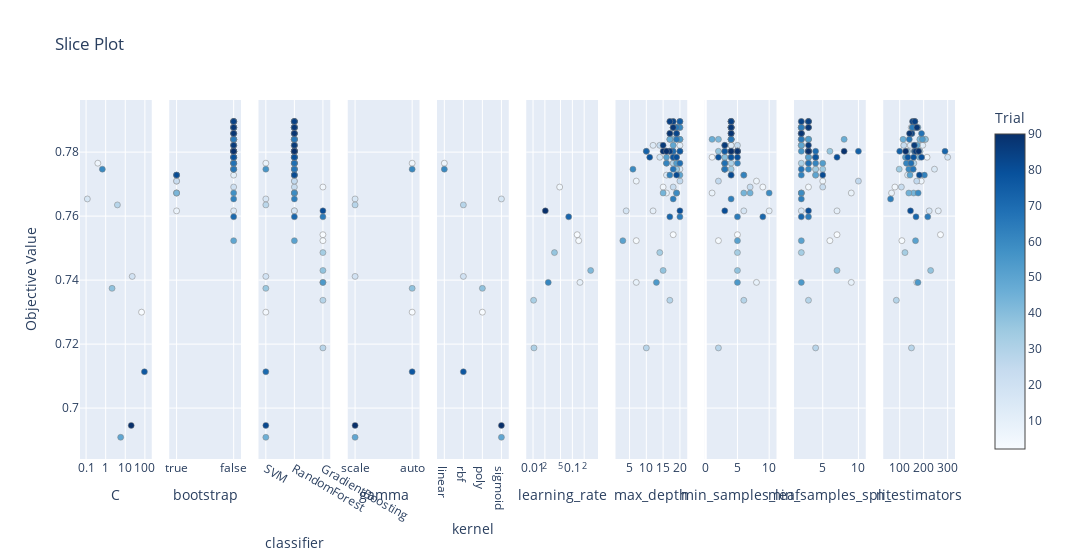

Notebook source saved alongside this figure:
### Code cell
# 3. Slice Plot
plot_slice(study).show()

### Figure 1 — Plotly figure (JSON) as saved in the notebook; plotly's stock layout.template omitted (floating-point values rounded to 4 significant figures)
{"data": [{"marker": {"color": [2, 6, 16, 19, 28, 38, 49, 60, 77, 90], "colorbar": {"title": {"text": "Trial"}, "x": 1, "xpad": 40}, "colorscale": [[0, "rgb(247,251,255)"], [0.125, "rgb(222,235,247)"], [0.25, "rgb(198,219,239)"], [0.375, "rgb(158,202,225)"], [0.5, "rgb(107,174,214)"], [0.625, "rgb(66,146,198)"], [0.75, "rgb(33,113,181)"], [0.875, "rgb(8,81,156)"], [1, "rgb(8,48,107)"]], "line": {"color": "Grey", "width": 0.5}, "showscale": true}, "mode": "markers", "name": "Feasible Trial", "showlegend": false, "type": "scatter", "x": [67.57, 0.3983, 0.1161, 22.61, 3.971, 2.117, 5.828, 0.6767, 94.58, 20.06], "xaxis": "x", "y": [0.73, 0.7765, 0.7654, 0.7412, 0.7635, 0.7374, 0.6909, 0.7747, 0.7114, 0.6946], "yaxis": "y"}, {"marker": {"color": [4, 5, 7, 9, 10, 11, 12, 13, 14, 15, 17, 18, 20, 21, 22, 23, 24, 25, 26, 27, 31, 32, 33, 34, 36, 37, 39, 41, 42, 43, 44, 45, 46, 47, 48, 50, 51, 52, 53, 54, 55, 56, 57, 58, 61, 62, 63, 64, 65, 66, 67, 68, 69, 71, 72, 73, 74, 75, 76, 78, 79, 80, 81, 82, 83, 84, 85, 86, 87, 89, 91, 92, 93, 94, 95, 96, 97, 98, 99], "colorbar": {"title": {"text": "Trial"}, "x": 1, "xpad": 40}, "colorscale": [[0, "rgb(247,251,255)"], [0.125, "rgb(222,235,247)"], [0.25, "rgb(198,219,239)"], [0.375, "rgb(158,202,225)"], [0.5, "rgb(107,174,214)"], [0.625, "rgb(66,146,198)"], [0.75, "rgb(33,113,181)"], [0.875, "rgb(8,81,156)"], [1, "rgb(8,48,107)"]], "line": {"color": "Grey", "width": 0.5}, "showscale": false}, "mode": "markers", "name": "Feasible Trial", "showlegend": false, "type": "scatter", "x": [false, true, true, true, false, false, false, false, false, false, false, false, false, false, false, false, false, false, true, false, false, false, false, false, false, false, false, false, false, false, false, false, false, true, true, false, false, false, false, true, false, false, false, false, false, false, false, false, false, false, false, true, false, false, false, false, false, false, false, false, false, false, false, false, false, false, false, false, false, true, false, false, false, false, false, false, false, false, false], "xaxis": "x2", "y": [0.7784, 0.7709, 0.7672, 0.7616, 0.784, 0.7821, 0.7877, 0.7821, 0.7728, 0.7747, 0.7616, 0.7784, 0.7803, 0.784, 0.7877, 0.7765, 0.7691, 0.7821, 0.7709, 0.7896, 0.7896, 0.7765, 0.7765, 0.7803, 0.7747, 0.7747, 0.7803, 0.784, 0.784, 0.7784, 0.7803, 0.784, 0.7877, 0.7672, 0.7672, 0.784, 0.7877, 0.7877, 0.7821, 0.7728, 0.7523, 0.7784, 0.7765, 0.784, 0.7877, 0.7803, 0.7858, 0.7672, 0.7747, 0.7877, 0.7765, 0.7728, 0.7654, 0.7877, 0.784, 0.7747, 0.7858, 0.7765, 0.7803, 0.7598, 0.7803, 0.7803, 0.7896, 0.7896, 0.7803, 0.7803, 0.7784, 0.7784, 0.7784, 0.7728, 0.7858, 0.7896, 0.7896, 0.7803, 0.7821, 0.7877, 0.7858, 0.7803, 0.7803], "yaxis": "y2"}, {"marker": {"color": [0, 1, 2, 3, 4, 5, 6, 7, 8, 9, 10, 11, 12, 13, 14, 15, 16, 17, 18, 19, 20, 21, 22, 23, 24, 25, 26, 27, 28, 29, 30, 31, 32, 33, 34, 35, 36, 37, 38, 39, 40, 41, 42, 43, 44, 45, 46, 47, 48, 49, 50, 51, 52, 53, 54, 55, 56, 57, 58, 59, 60, 61, 62, 63, 64, 65, 66, 67, 68, 69, 70, 71, 72, 73, 74, 75, 76, 77, 78, 79, 80, 81, 82, 83, 84, 85, 86, 87, 88, 89, 90, 91, 92, 93, 94, 95, 96, 97, 98, 99], "colorbar": {"title": {"text": "Trial"}, "x": 1, "xpad": 40}, "colorscale": [[0, "rgb(247,251,255)"], [0.125, "rgb(222,235,247)"], [0.25, "rgb(198,219,239)"], [0.375, "rgb(158,202,225)"], [0.5, "rgb(107,174,214)"], [0.625, "rgb(66,146,198)"], [0.75, "rgb(33,113,181)"], [0.875, "rgb(8,81,156)"], [1, "rgb(8,48,107)"]], "line": {"color": "Grey", "width": 0.5}, "showscale": false}, "mode": "markers", "name": "Feasible Trial", "showlegend": false, "type": "scatter", "x": ["GradientBoosting", "GradientBoosting", "SVM", "GradientBoosting", "RandomForest", "RandomForest", "SVM", "RandomForest", "GradientBoosting", "RandomForest", "RandomForest", "RandomForest", "RandomForest", "RandomForest", "RandomForest", "RandomForest", "SVM", "RandomForest", "RandomForest", "SVM", "RandomForest", "RandomForest", "RandomForest", "RandomForest", "RandomForest", "RandomForest", "RandomForest", "RandomForest", "SVM", "GradientBoosting", "GradientBoosting", "RandomForest", "RandomForest", "RandomForest", "RandomForest", "GradientBoosting", "RandomForest", "RandomForest", "SVM", "RandomForest", "GradientBoosting", "RandomForest", "RandomForest", "RandomForest", "RandomForest", "RandomForest", "RandomForest", "RandomForest", "RandomForest", "SVM", "RandomForest", "RandomForest", "RandomForest", "RandomForest", "RandomForest", "RandomForest", "RandomForest", "RandomForest", "RandomForest", "GradientBoosting", "SVM", "RandomForest", "RandomForest", "RandomForest", "RandomForest", "RandomForest", "RandomForest", "RandomForest", "RandomForest", "RandomForest", "GradientBoosting", "RandomForest", "RandomForest", "RandomForest", "RandomForest", "RandomForest", "RandomForest", "SVM", "RandomForest", "RandomForest", "RandomForest", "RandomForest", "RandomForest", "RandomForest", "RandomForest", "RandomForest", "RandomForest", "RandomForest", "GradientBoosting", "RandomForest", "SVM", "RandomForest", "RandomForest", "RandomForest", "RandomForest", "RandomForest", "RandomForest", "RandomForest", "RandomForest", "RandomForest"], "xaxis": "x3", "y": [0.7542, 0.7523, 0.73, 0.7691, 0.7784, 0.7709, 0.7765, 0.7672, 0.7393, 0.7616, 0.784, 0.7821, 0.7877, 0.7821, 0.7728, 0.7747, 0.7654, 0.7616, 0.7784, 0.7412, 0.7803, 0.784, 0.7877, 0.7765, 0.7691, 0.7821, 0.7709, 0.7896, 0.7635, 0.7188, 0.7337, 0.7896, 0.7765, 0.7765, 0.7803, 0.7486, 0.7747, 0.7747, 0.7374, 0.7803, 0.743, 0.784, 0.784, 0.7784, 0.7803, 0.784, 0.7877, 0.7672, 0.7672, 0.6909, 0.784, 0.7877, 0.7877, 0.7821, 0.7728, 0.7523, 0.7784, 0.7765, 0.784, 0.7393, 0.7747, 0.7877, 0.7803, 0.7858, 0.7672, 0.7747, 0.7877, 0.7765, 0.7728, 0.7654, 0.7598, 0.7877, 0.784, 0.7747, 0.7858, 0.7765, 0.7803, 0.7114, 0.7598, 0.7803, 0.7803, 0.7896, 0.7896, 0.7803, 0.7803, 0.7784, 0.7784, 0.7784, 0.7616, 0.7728, 0.6946, 0.7858, 0.7896, 0.7896, 0.7803, 0.7821, 0.7877, 0.7858, 0.7803, 0.7803], "yaxis": "y3"}, {"marker": {"color": [2, 6, 16, 19, 28, 38, 49, 60, 77, 90], "colorbar": {"title": {"text": "Trial"}, "x": 1, "xpad": 40}, "colorscale": [[0, "rgb(247,251,255)"], [0.125, "rgb(222,235,247)"], [0.25, "rgb(198,219,239)"], [0.375, "rgb(158,202,225)"], [0.5, "rgb(107,174,214)"], [0.625, "rgb(66,146,198)"], [0.75, "rgb(33,113,181)"], [0.875, "rgb(8,81,156)"], [1, "rgb(8,48,107)"]], "line": {"color": "Grey", "width": 0.5}, "showscale": false}, "mode": "markers", "name": "Feasible Trial", "showlegend": false, "type": "scatter", "x": ["auto", "auto", "scale", "scale", "scale", "auto", "scale", "auto", "auto", "scale"], "xaxis": "x4", "y": [0.73, 0.7765, 0.7654, 0.7412, 0.7635, 0.7374, 0.6909, 0.7747, 0.7114, 0.6946], "yaxis": "y4"}, {"marker": {"color": [2, 6, 16, 19, 28, 38, 49, 60, 77, 90], "colorbar": {"title": {"text": "Trial"}, "x": 1, "xpad": 40}, "colorscale": [[0, "rgb(247,251,255)"], [0.125, "rgb(222,235,247)"], [0.25, "rgb(198,219,239)"], [0.375, "rgb(158,202,225)"], [0.5, "rgb(107,174,214)"], [0.625, "rgb(66,146,198)"], [0.75, "rgb(33,113,181)"], [0.875, "rgb(8,81,156)"], [1, "rgb(8,48,107)"]], "line": {"color": "Grey", "width": 0.5}, "showscale": false}, "mode": "markers", "name": "Feasible Trial", "showlegend": false, "type": "scatter", "x": ["poly", "linear", "sigmoid", "rbf", "rbf", "poly", "sigmoid", "linear", "rbf", "sigmoid"], "xaxis": "x5", "y": [0.73, 0.7765, 0.7654, 0.7412, 0.7635, 0.7374, 0.6909, 0.7747, 0.7114, 0.6946], "yaxis": "y5"}, {"marker": {"color": [0, 1, 3, 8, 29, 30, 35, 40, 59, 70, 88], "colorbar": {"title": {"text": "Trial"}, "x": 1, "xpad": 40}, "colorscale": [[0, "rgb(247,251,255)"], [0.125, "rgb(222,235,247)"], [0.25, "rgb(198,219,239)"], [0.375, "rgb(158,202,225)"], [0.5, "rgb(107,174,214)"], [0.625, "rgb(66,146,198)"], [0.75, "rgb(33,113,181)"], [0.875, "rgb(8,81,156)"], [1, "rgb(8,48,107)"]], "line": {"color": "Grey", "width": 0.5}, "showscale": false}, "mode": "markers", "name": "Feasible Trial", "showlegend": false, "type": "scatter", "x": [0.1326, 0.1448, 0.04757, 0.1562, 0.01056, 0.01032, 0.03505, 0.2921, 0.02436, 0.08059, 0.02055], "xaxis": "x6", "y": [0.7542, 0.7523, 0.7691, 0.7393, 0.7188, 0.7337, 0.7486, 0.743, 0.7393, 0.7598, 0.7616], "yaxis": "y6"}, {"marker": {"color": [0, 1, 3, 4, 5, 7, 8, 9, 10, 11, 12, 13, 14, 15, 17, 18, 20, 21, 22, 23, 24, 25, 26, 27, 29, 30, 31, 32, 33, 34, 35, 36, 37, 39, 40, 41, 42, 43, 44, 45, 46, 47, 48, 50, 51, 52, 53, 54, 55, 56, 57, 58, 59, 61, 62, 63, 64, 65, 66, 67, 68, 69, 70, 71, 72, 73, 74, 75, 76, 78, 79, 80, 81, 82, 83, 84, 85, 86, 87, 88, 89, 91, 92, 93, 94, 95, 96, 97, 98, 99], "colorbar": {"title": {"text": "Trial"}, "x": 1, "xpad": 40}, "colorscale": [[0, "rgb(247,251,255)"], [0.125, "rgb(222,235,247)"], [0.25, "rgb(198,219,239)"], [0.375, "rgb(158,202,225)"], [0.5, "rgb(107,174,214)"], [0.625, "rgb(66,146,198)"], [0.75, "rgb(33,113,181)"], [0.875, "rgb(8,81,156)"], [1, "rgb(8,48,107)"]], "line": {"color": "Grey", "width": 0.5}, "showscale": false}, "mode": "markers", "name": "Feasible Trial", "showlegend": false, "type": "scatter", "x": [18, 7, 15, 19, 7, 16, 7, 12, 20, 20, 20, 12, 16, 20, 4, 14, 17, 20, 18, 18, 18, 14, 20, 17, 10, 17, 18, 18, 16, 17, 14, 19, 19, 10, 15, 19, 18, 18, 16, 17, 18, 15, 19, 17, 18, 19, 18, 20, 3, 16, 19, 20, 13, 19, 18, 17, 19, 6, 20, 16, 17, 18, 20, 19, 19, 18, 19, 20, 18, 17, 16, 10, 20, 20, 20, 20, 18, 11, 19, 20, 19, 19, 18, 17, 17, 15, 18, 17, 15, 16], "xaxis": "x7", "y": [0.7542, 0.7523, 0.7691, 0.7784, 0.7709, 0.7672, 0.7393, 0.7616, 0.784, 0.7821, 0.7877, 0.7821, 0.7728, 0.7747, 0.7616, 0.7784, 0.7803, 0.784, 0.7877, 0.7765, 0.7691, 0.7821, 0.7709, 0.7896, 0.7188, 0.7337, 0.7896, 0.7765, 0.7765, 0.7803, 0.7486, 0.7747, 0.7747, 0.7803, 0.743, 0.784, 0.784, 0.7784, 0.7803, 0.784, 0.7877, 0.7672, 0.7672, 0.784, 0.7877, 0.7877, 0.7821, 0.7728, 0.7523, 0.7784, 0.7765, 0.784, 0.7393, 0.7877, 0.7803, 0.7858, 0.7672, 0.7747, 0.7877, 0.7765, 0.7728, 0.7654, 0.7598, 0.7877, 0.784, 0.7747, 0.7858, 0.7765, 0.7803, 0.7598, 0.7803, 0.7803, 0.7896, 0.7896, 0.7803, 0.7803, 0.7784, 0.7784, 0.7784, 0.7616, 0.7728, 0.7858, 0.7896, 0.7896, 0.7803, 0.7821, 0.7877, 0.7858, 0.7803, 0.7803], "yaxis": "y7"}, {"marker": {"color": [0, 1, 3, 4, 5, 7, 8, 9, 10, 11, 12, 13, 14, 15, 17, 18, 20, 21, 22, 23, 24, 25, 26, 27, 29, 30, 31, 32, 33, 34, 35, 36, 37, 39, 40, 41, 42, 43, 44, 45, 46, 47, 48, 50, 51, 52, 53, 54, 55, 56, 57, 58, 59, 61, 62, 63, 64, 65, 66, 67, 68, 69, 70, 71, 72, 73, 74, 75, 76, 78, 79, 80, 81, 82, 83, 84, 85, 86, 87, 88, 89, 91, 92, 93, 94, 95, 96, 97, 98, 99], "colorbar": {"title": {"text": "Trial"}, "x": 1, "xpad": 40}, "colorscale": [[0, "rgb(247,251,255)"], [0.125, "rgb(222,235,247)"], [0.25, "rgb(198,219,239)"], [0.375, "rgb(158,202,225)"], [0.5, "rgb(107,174,214)"], [0.625, "rgb(66,146,198)"], [0.75, "rgb(33,113,181)"], [0.875, "rgb(8,81,156)"], [1, "rgb(8,48,107)"]], "line": {"color": "Grey", "width": 0.5}, "showscale": false}, "mode": "markers", "name": "Feasible Trial", "showlegend": false, "type": "scatter", "x": [5, 2, 9, 1, 8, 1, 8, 10, 4, 4, 4, 4, 6, 3, 6, 3, 5, 4, 4, 3, 7, 5, 2, 4, 2, 6, 4, 3, 4, 5, 5, 3, 4, 2, 5, 4, 4, 3, 5, 2, 4, 6, 7, 1, 4, 4, 3, 4, 5, 4, 3, 4, 5, 4, 3, 4, 10, 3, 4, 5, 6, 4, 5, 4, 4, 3, 4, 3, 5, 9, 4, 4, 4, 4, 3, 5, 4, 2, 5, 3, 4, 4, 4, 4, 5, 3, 4, 4, 5, 4], "xaxis": "x8", "y": [0.7542, 0.7523, 0.7691, 0.7784, 0.7709, 0.7672, 0.7393, 0.7616, 0.784, 0.7821, 0.7877, 0.7821, 0.7728, 0.7747, 0.7616, 0.7784, 0.7803, 0.784, 0.7877, 0.7765, 0.7691, 0.7821, 0.7709, 0.7896, 0.7188, 0.7337, 0.7896, 0.7765, 0.7765, 0.7803, 0.7486, 0.7747, 0.7747, 0.7803, 0.743, 0.784, 0.784, 0.7784, 0.7803, 0.784, 0.7877, 0.7672, 0.7672, 0.784, 0.7877, 0.7877, 0.7821, 0.7728, 0.7523, 0.7784, 0.7765, 0.784, 0.7393, 0.7877, 0.7803, 0.7858, 0.7672, 0.7747, 0.7877, 0.7765, 0.7728, 0.7654, 0.7598, 0.7877, 0.784, 0.7747, 0.7858, 0.7765, 0.7803, 0.7598, 0.7803, 0.7803, 0.7896, 0.7896, 0.7803, 0.7803, 0.7784, 0.7784, 0.7784, 0.7616, 0.7728, 0.7858, 0.7896, 0.7896, 0.7803, 0.7821, 0.7877, 0.7858, 0.7803, 0.7803], "yaxis": "y8"}, {"marker": {"color": [0, 1, 3, 4, 5, 7, 8, 9, 10, 11, 12, 13, 14, 15, 17, 18, 20, 21, 22, 23, 24, 25, 26, 27, 29, 30, 31, 32, 33, 34, 35, 36, 37, 39, 40, 41, 42, 43, 44, 45, 46, 47, 48, 50, 51, 52, 53, 54, 55, 56, 57, 58, 59, 61, 62, 63, 64, 65, 66, 67, 68, 69, 70, 71, 72, 73, 74, 75, 76, 78, 79, 80, 81, 82, 83, 84, 85, 86, 87, 88, 89, 91, 92, 93, 94, 95, 96, 97, 98, 99], "colorbar": {"title": {"text": "Trial"}, "x": 1, "xpad": 40}, "colorscale": [[0, "rgb(247,251,255)"], [0.125, "rgb(222,235,247)"], [0.25, "rgb(198,219,239)"], [0.375, "rgb(158,202,225)"], [0.5, "rgb(107,174,214)"], [0.625, "rgb(66,146,198)"], [0.75, "rgb(33,113,181)"], [0.875, "rgb(8,81,156)"], [1, "rgb(8,48,107)"]], "line": {"color": "Grey", "width": 0.5}, "showscale": false}, "mode": "markers", "name": "Feasible Trial", "showlegend": false, "type": "scatter", "x": [7, 6, 3, 3, 5, 9, 9, 7, 2, 2, 2, 2, 4, 4, 2, 4, 3, 2, 2, 3, 5, 2, 10, 3, 4, 3, 2, 3, 2, 3, 2, 4, 5, 6, 7, 2, 3, 3, 3, 3, 2, 2, 2, 8, 3, 2, 2, 4, 2, 3, 5, 3, 2, 2, 2, 2, 2, 3, 3, 4, 2, 2, 3, 2, 2, 2, 2, 3, 4, 2, 3, 10, 3, 3, 3, 3, 4, 4, 7, 3, 5, 2, 2, 3, 3, 3, 3, 2, 8, 3], "xaxis": "x9", "y": [0.7542, 0.7523, 0.7691, 0.7784, 0.7709, 0.7672, 0.7393, 0.7616, 0.784, 0.7821, 0.7877, 0.7821, 0.7728, 0.7747, 0.7616, 0.7784, 0.7803, 0.784, 0.7877, 0.7765, 0.7691, 0.7821, 0.7709, 0.7896, 0.7188, 0.7337, 0.7896, 0.7765, 0.7765, 0.7803, 0.7486, 0.7747, 0.7747, 0.7803, 0.743, 0.784, 0.784, 0.7784, 0.7803, 0.784, 0.7877, 0.7672, 0.7672, 0.784, 0.7877, 0.7877, 0.7821, 0.7728, 0.7523, 0.7784, 0.7765, 0.784, 0.7393, 0.7877, 0.7803, 0.7858, 0.7672, 0.7747, 0.7877, 0.7765, 0.7728, 0.7654, 0.7598, 0.7877, 0.784, 0.7747, 0.7858, 0.7765, 0.7803, 0.7598, 0.7803, 0.7803, 0.7896, 0.7896, 0.7803, 0.7803, 0.7784, 0.7784, 0.7784, 0.7616, 0.7728, 0.7858, 0.7896, 0.7896, 0.7803, 0.7821, 0.7877, 0.7858, 0.7803, 0.7803], "yaxis": "y9"}, {"marker": {"color": [0, 1, 3, 4, 5, 7, 8, 9, 10, 11, 12, 13, 14, 15, 17, 18, 20, 21, 22, 23, 24, 25, 26, 27, 29, 30, 31, 32, 33, 34, 35, 36, 37, 39, 40, 41, 42, 43, 44, 45, 46, 47, 48, 50, 51, 52, 53, 54, 55, 56, 57, 58, 59, 61, 62, 63, 64, 65, 66, 67, 68, 69, 70, 71, 72, 73, 74, 75, 76, 78, 79, 80, 81, 82, 83, 84, 85, 86, 87, 88, 89, 91, 92, 93, 94, 95, 96, 97, 98, 99], "colorbar": {"title": {"text": "Trial"}, "x": 1, "xpad": 40}, "colorscale": [[0, "rgb(247,251,255)"], [0.125, "rgb(222,235,247)"], [0.25, "rgb(198,219,239)"], [0.375, "rgb(158,202,225)"], [0.5, "rgb(107,174,214)"], [0.625, "rgb(66,146,198)"], [0.75, "rgb(33,113,181)"], [0.875, "rgb(8,81,156)"], [1, "rgb(8,48,107)"]], "line": {"color": "Grey", "width": 0.5}, "showscale": false}, "mode": "markers", "name": "Feasible Trial", "showlegend": false, "type": "scatter", "x": [270, 109, 80, 214, 190, 66, 171, 261, 207, 196, 148, 144, 133, 245, 223, 300, 168, 199, 155, 146, 107, 117, 171, 154, 149, 86, 163, 159, 131, 185, 122, 156, 98, 133, 229, 207, 186, 182, 167, 184, 159, 158, 138, 114, 176, 155, 173, 143, 166, 124, 146, 195, 176, 153, 161, 151, 177, 138, 164, 128, 203, 62, 217, 153, 140, 156, 191, 147, 178, 168, 289, 100, 162, 162, 172, 163, 134, 158, 191, 145, 182, 150, 154, 163, 167, 161, 172, 141, 179, 125], "xaxis": "x10", "y": [0.7542, 0.7523, 0.7691, 0.7784, 0.7709, 0.7672, 0.7393, 0.7616, 0.784, 0.7821, 0.7877, 0.7821, 0.7728, 0.7747, 0.7616, 0.7784, 0.7803, 0.784, 0.7877, 0.7765, 0.7691, 0.7821, 0.7709, 0.7896, 0.7188, 0.7337, 0.7896, 0.7765, 0.7765, 0.7803, 0.7486, 0.7747, 0.7747, 0.7803, 0.743, 0.784, 0.784, 0.7784, 0.7803, 0.784, 0.7877, 0.7672, 0.7672, 0.784, 0.7877, 0.7877, 0.7821, 0.7728, 0.7523, 0.7784, 0.7765, 0.784, 0.7393, 0.7877, 0.7803, 0.7858, 0.7672, 0.7747, 0.7877, 0.7765, 0.7728, 0.7654, 0.7598, 0.7877, 0.784, 0.7747, 0.7858, 0.7765, 0.7803, 0.7598, 0.7803, 0.7803, 0.7896, 0.7896, 0.7803, 0.7803, 0.7784, 0.7784, 0.7784, 0.7616, 0.7728, 0.7858, 0.7896, 0.7896, 0.7803, 0.7821, 0.7877, 0.7858, 0.7803, 0.7803], "yaxis": "y10"}], "layout": {"title": {"text": "Slice Plot"}, "width": 3000, "xaxis": {"anchor": "y", "domain": [0, 0.082], "title": {"text": "C"}, "type": "log"}, "xaxis10": {"anchor": "y10", "domain": [0.918, 1.0], "title": {"text": "n_estimators"}}, "xaxis2": {"anchor": "y2", "categoryarray": [true, false], "categoryorder": "array", "domain": [0.102, 0.184], "title": {"text": "bootstrap"}, "type": "category"}, "xaxis3": {"anchor": "y3", "categoryarray": ["SVM", "RandomForest", "GradientBoosting"], "categoryorder": "array", "domain": [0.204, 0.286], "title": {"text": "classifier"}, "type": "category"}, "xaxis4": {"anchor": "y4", "categoryarray": ["scale", "auto"], "categoryorder": "array", "domain": [0.306, 0.388], "title": {"text": "gamma"}, "type": "category"}, "xaxis5": {"anchor": "y5", "categoryarray": ["linear", "rbf", "poly", "sigmoid"], "categoryorder": "array", "domain": [0.408, 0.49], "title": {"text": "kernel"}, "type": "category"}, "xaxis6": {"anchor": "y6", "domain": [0.51, 0.592], "title": {"text": "learning_rate"}, "type": "log"}, "xaxis7": {"anchor": "y7", "domain": [0.612, 0.694], "title": {"text": "max_depth"}}, "xaxis8": {"anchor": "y8", "domain": [0.714, 0.796], "title": {"text": "min_samples_leaf"}}, "xaxis9": {"anchor": "y9", "domain": [0.816, 0.898], "title": {"text": "min_samples_split"}}, "yaxis": {"anchor": "x", "domain": [0, 1], "title": {"text": "Objective Value"}}, "yaxis10": {"anchor": "x10", "domain": [0, 1], "matches": "y", "showticklabels": false}, "yaxis2": {"anchor": "x2", "domain": [0, 1], "matches": "y", "showticklabels": false}, "yaxis3": {"anchor": "x3", "domain": [0, 1], "matches": "y", "showticklabels": false}, "yaxis4": {"anchor": "x4", "domain": [0, 1], "matches": "y", "showticklabels": false}, "yaxis5": {"anchor": "x5", "domain": [0, 1], "matches": "y", "showticklabels": false}, "yaxis6": {"anchor": "x6", "domain": [0, 1], "matches": "y", "showticklabels": false}, "yaxis7": {"anchor": "x7", "domain": [0, 1], "matches": "y", "showticklabels": false}, "yaxis8": {"anchor": "x8", "domain": [0, 1], "matches": "y", "showticklabels": false}, "yaxis9": {"anchor": "x9", "domain": [0, 1], "matches": "y", "showticklabels": false}}}
